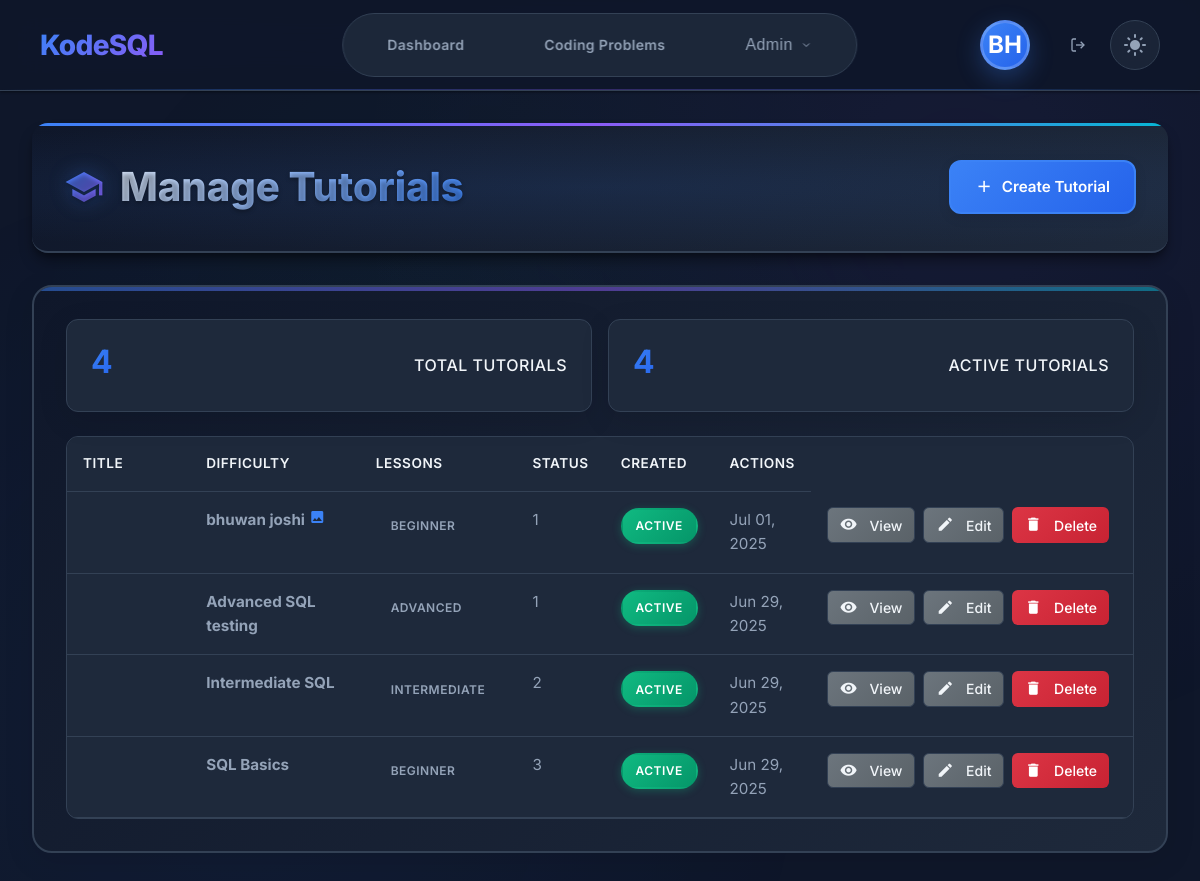
/tutorials/admin/ (signed in), run on the app's committed database.
### users/models.py (models this page shows, shortened)
class User(AbstractUser):
    email = models.EmailField(unique=True)
    is_email_verified = models.BooleanField(default=False)
    created_at = models.DateTimeField(auto_now_add=True)
    updated_at = models.DateTimeField(auto_now=True)
    USERNAME_FIELD = 'email'
    REQUIRED_FIELDS = ['username']

### tutorials/models.py (models this page shows, shortened)
class Tutorial(models.Model):
    DIFFICULTY_CHOICES = [
        ('beginner', 'Beginner'),
        ('intermediate', 'Intermediate'),
        ('advanced', 'Advanced'),
    ]
    title = models.CharField(max_length=255)
    description = CKEditor5Field(config_name='tutorial')
    difficulty = models.CharField(max_length=15, choices=DIFFICULTY_CHOICES, default='beginner')
    icon = models.CharField(max_length=50, default='table_chart')  # Material icon name
    thumbnail = models.ImageField(upload_to='tutorials/thumbnails/', blank=True, null=True)
    is_active = models.BooleanField(default=True)
    order = models.PositiveIntegerField(default=0)
    created_at = models.DateTimeField(auto_now_add=True)
    updated_at = models.DateTimeField(auto_now=True)
    class Meta:
        ordering = ['order', 'difficulty', 'created_at']

### tutorials/views.py (the view)
# urls.py: path('admin/', views.admin_tutorials_list, name='admin_tutorials_list'),
@staff_member_required
def admin_tutorials_list(request):
    tutorials = Tutorial.objects.all().annotate(
        total_lessons=Count('lessons')
    ).order_by('-created_at')
    paginator = Paginator(tutorials, 10)
    page_number = request.GET.get('page')
    page_obj = paginator.get_page(page_number)
    context = {
        'page_title': 'Manage Tutorials',
        'tutorials': page_obj,
        'total_tutorials': tutorials.count(),
    }
    return render(request, 'tutorials/admin/tutorials_list.html', context)

### templates/tutorials/admin/tutorials_list.html (shortened to what this page needs)
{% extends "admin_base.html" %}
{% load static %}
{% block extra_css %}
{{ block.super }}
<link rel="stylesheet" href="{% static 'css/admin-subscription-plans.css' %}">
{% endblock %}
{% block admin_content %}
<div class="admin-header">
    <div class="admin-header-content">
        <h1>
            <span class="material-icons">school</span>
            Manage Tutorials
        </h1>
        <div class="admin-actions">
            <a href="{% url 'tutorials:admin_tutorial_create' %}" class="btn btn-primary">
                <span class="material-icons">add</span>
                Create Tutorial
            </a>
        </div>
    </div>
</div>
<div class="admin-card">
    <div class="stats-grid" style="display: grid; grid-template-columns: repeat(auto-fit, minmax(200px, 1fr)); gap: 1rem; margin-bottom: 1.5rem;">
        <div class="stat-item">
            <h3>{{ total_tutorials }}</h3>
            <p>Total Tutorials</p>
        </div>
        <div class="stat-item">
            <h3>{{ tutorials.paginator.count }}</h3>
            <p>Active Tutorials</p>
        </div>
    </div>
    {% if tutorials %}
        <div class="table-responsive">
            <table class="admin-table">
                <thead>
                    <tr>
                        <th>Title</th>
                        <th>Difficulty</th>
                        <th>Lessons</th>
                        <th>Status</th>
                        <th>Created</th>
                        <th>Actions</th>
                    </tr>
                </thead>
                <tbody>
                    {% for tutorial in tutorials %}
                        <tr>
                            <td>
                                <strong>{{ tutorial.title }}</strong>
                                {% if tutorial.thumbnail %}
                                    <span class="material-icons" style="font-size: 16px; color: var(--primary-color);">image</span>
                                {% endif %}
                            </td>
                            <td>
                                <span class="status-badge difficulty-{{ tutorial.difficulty }}">
                                    {{ tutorial.get_difficulty_display }}
                                </span>
                            </td>
                            <td>{{ tutorial.total_lessons }}</td>
                            <td>
                                <span class="status-badge {% if tutorial.is_active %}status-active{% else %}status-inactive{% endif %}">
                                    {% if tutorial.is_active %}Active{% else %}Inactive{% endif %}
                                </span>
                            </td>
                            <td>{{ tutorial.created_at|date:"M d, Y" }}</td>
                            <td>
                                <div style="display: flex; gap: 0.5rem;">
                                    <a href="{% url 'tutorials:admin_tutorial_detail' tutorial.id %}"
                                       class="btn btn-secondary" style="padding: 0.25rem 0.5rem; font-size: 0.8rem;">
                                        <span class="material-icons" style="font-size: 16px;">visibility</span>
                                        View
                                    </a>
                                    <a href="{% url 'tutorials:admin_tutorial_edit' tutorial.id %}"
                                       class="btn btn-secondary" style="padding: 0.25rem 0.5rem; font-size: 0.8rem;">
                                        <span class="material-icons" style="font-size: 16px;">edit</span>
                                        Edit
                                    </a>
                                    <a href="{% url 'tutorials:admin_tutorial_delete' tutorial.id %}"
                                       class="btn btn-danger" style="padding: 0.25rem 0.5rem; font-size: 0.8rem;">
                                        <span class="material-icons" style="font-size: 16px;">delete</span>
                                        Delete
                                    </a>
                                </div>
                            </td>
                        </tr>
                    {% endfor %}
                </tbody>
            </table>
        </div>
    {% endif %}
</div>
{% endblock %}

### templates/base.html (shortened to what this page needs)
{% load static %}
<!DOCTYPE html>
<html lang="en" data-theme="dark">
<head>
    <link rel="stylesheet" href="{% static 'css/base.css' %}">
    <link rel="stylesheet" href="{% static 'css/theme.css' %}">
    <link rel="stylesheet" href="{% static 'css/modern-header.css' %}">
    <link rel="stylesheet" href="{% static 'css/admin-dropdown-fix.css' %}">
    <link rel="stylesheet" href="{% static 'css/responsive.css' %}">
    {% block extra_css %}{% endblock %}
</head>
<body>
    <header class="header">
        <div class="tile-wrap">
            <a href="{% url 'core:landing_page' %}" class="logo">KodeSQL</a>
            <div class="nav-items" id="navItems">
                <a href="{% url 'core:dashboard' %}" class="nav-item">Dashboard</a>
                <a href="{% url 'challenges:challenges_list' %}" class="nav-item">Coding Problems</a>
                {% if request.user.is_staff %}
                    <div class="nav-dropdown">
                        <button class="nav-item admin-nav-btn">
                            Admin
                            <svg width="12" height="12" viewBox="0 0 24 24" fill="none" stroke="currentColor" stroke-width="2">
                                <polyline points="6 9 12 15 18 9"></polyline>
                            </svg>
                        </button>
                    </div>
                {% endif %}
            </div>
            <div class="user-menu">
                {% if request.user.is_authenticated %}
                    <a href="{% url 'users:profile' %}" class="user-avatar-link">
                        {% if request.user.profile.profile_picture %}
                            <img src="{{ request.user.profile.profile_picture.url }}" alt="Profile Picture" class="user-avatar-image">
                        {% else %}
                            <div class="user-avatar">
                                {% if request.user.first_name and request.user.last_name %}
                                    {{ request.user.first_name|first|upper }}{{ request.user.last_name|first|upper }}
                                {% elif request.user.first_name %}
                                    {{ request.user.first_name|first|upper }}{{ request.user.first_name|slice:"1:2"|upper }}
                                {% else %}
                                    {{ request.user.email|first|upper }}{{ request.user.email|slice:"1:2"|upper }}
                                {% endif %}
                            </div>
                        {% endif %}
                    </a>
                    <a href="{% url 'users:logout' %}" class="logout-btn" title="Logout">
                        <svg width="16" height="16" viewBox="0 0 24 24" fill="none" stroke="currentColor" stroke-width="2">
                            <path d="M9 21H5a2 2 0 0 1-2-2V5a2 2 0 0 1 2-2h4"/>
                            <polyline points="16 17 21 12 16 7"/>
                            <line x1="21" y1="12" x2="9" y2="12"/>
                        </svg>
                    </a>
                {% else %}
                    <div class="auth-buttons">
                        <a href="{% url 'users:login' %}" class="nav-item">Login</a>
                        <a href="{% url 'users:register' %}" class="nav-item btn-primary">Sign Up</a>
                    </div>
                {% endif %}
                <button class="theme-toggle" onclick="toggleTheme()">
                    <span class="material-icons">dark_mode</span>
                </button>
            </div>
        </div>
    </header>
    <main class="main-content">
        {% block content %}{% endblock %}
    </main>
</body>
</html>

### static/css/base.css (style rules this page uses)
* { margin: 0; padding: 0; box-sizing: border-box; }
html { font-size: 16px; scroll-behavior: smooth; height: 100%; }
body { font-family: 'Inter', -apple-system, BlinkMacSystemFont, 'Segoe UI', Roboto, sans-serif; line-height: 1.6; color: var(--text-primary); background: var(--bg-primary); transition: all 0.3s cubic-bezier(0.4, 0, 0.2, 1); min-height: 100vh; position: relative; overflow-x: hidden; }
body::before { content: ''; position: fixed; top: 0; left: 0; width: 100%; height: 100%; background: radial-gradient(circle at 20% 80%, rgba(59, 130, 246, 0.05) 0%, transparent 50%), radial-gradient(circle at 80% 20%, rgba(139, 92, 246, 0.05) 0%, transparent 50%), radial-gradient(circle at 40% 40%, rgba(16, 185, 129, 0.03) 0%, transparent 50%); pointer-events: none; z-index: -1; opacity: 0.7; }
[data-theme="dark"] body::before { background: radial-gradient(circle at 20% 80%, rgba(59, 130, 246, 0.08) 0%, transparent 50%), radial-gradient(circle at 80% 20%, rgba(139, 92, 246, 0.08) 0%, transparent 50%), radial-gradient(circle at 40% 40%, rgba(16, 185, 129, 0.05) 0%, transparent 50%); }
:root { --breakpoint-xs: 480px; --breakpoint-sm: 640px; --breakpoint-md: 768px; --breakpoint-lg: 1024px; --breakpoint-xl: 1280px; --breakpoint-2xl: 1536px; }
.tile-wrap { width: 100%; max-width: 1400px; margin: 0 auto; padding: 0 1rem; position: relative; transition: all 0.3s cubic-bezier(0.4, 0, 0.2, 1); }
@media (min-width: 480px) { .tile-wrap { padding: 0 1.5rem; } }
@media (min-width: 768px) { .tile-wrap { padding: 0 2rem; } }
@media (min-width: 1024px) { .tile-wrap { padding: 0 2.5rem; } }
.main-content { min-height: calc(100vh - 120px); position: relative; z-index: 1; background: transparent; }
.main-content { animation: fadeInUp 0.6s ease-out; }
.nav-dropdown { position: relative; }
.theme-toggle { background: none; border: none; color: var(--text-secondary); cursor: pointer; padding: 0.5rem; border-radius: 6px; transition: all 0.2s ease; }
* { transition: color 0.2s ease, background-color 0.2s ease, border-color 0.2s ease, transform 0.2s ease, box-shadow 0.2s ease, opacity 0.2s ease; }

### static/css/admin-dropdown-fix.css (style rules this page uses)
.nav-dropdown { position: relative !important; z-index: 101 !important; }

### static/css/admin-button-fixes.css (style rules this page uses)
.btn, .admin-btn { background: unset !important; color: unset !important; border: unset !important; padding: unset !important; border-radius: unset !important; text-decoration: unset !important; display: unset !important; align-items: unset !important; gap: unset !important; font-size: unset !important; font-weight: unset !important; transition: unset !important; cursor: unset !important; transform: unset !important; box-shadow: unset !important; display: inline-flex; align-items: center; justify-content: center; gap: 0.5rem; padding: 0.75rem 1.5rem; border: none; border-radius: 8px; font-weight: 500; text-decoration: none; cursor: pointer; transition: all 0.2s ease; font-size: 0.875rem; overflow: visible; white-space: nowrap; text-overflow: visible; min-width: auto; width: auto; text-indent: 0; letter-spacing: normal; line-height: normal; opacity: 1; visibility: visible; pointer-events: auto; position: relative; z-index: 1; }
.btn-primary, .btn.btn-primary, .admin-btn:not(.secondary):not(.warning):not(.danger):not(.info) { background-color: var(--primary-color) !important; color: white !important; }
.btn-secondary, .btn.btn-secondary, .admin-btn.secondary { background-color: var(--bg-tertiary) !important; color: var(--text-primary) !important; border: 1px solid var(--border-color) !important; }
.btn-danger, .btn.btn-danger, .admin-btn.danger { background-color: var(--error-color) !important; color: white !important; border: none !important; }
.btn .material-icons, .admin-btn .material-icons { flex-shrink: 0 !important; margin-right: 0.5rem !important; font-size: 1.1rem !important; display: inline-block !important; vertical-align: middle !important; }
.admin-actions, .admin-header .admin-actions, .quick-actions, .form-actions, .action-buttons { overflow: visible !important; }

### data on the page
User: user.email|first "B", user.email "H"
Tutorial: title "bhuwan joshi", difficulty "BEGINNER", total_lessons "1", is_active "ACTIVE", created_at "Jul 01, 2025"
Tutorial: title "Advanced SQL testing", difficulty "ADVANCED", total_lessons "1", is_active "ACTIVE", created_at "Jun 29, 2025"
Tutorial: title "Intermediate SQL", difficulty "INTERMEDIATE", total_lessons "2", is_active "ACTIVE", created_at "Jun 29, 2025"
Tutorial: title "SQL Basics", difficulty "BEGINNER", total_lessons "3", is_active "ACTIVE", created_at "Jun 29, 2025"

### other printed values
{{ total_tutorials }} "4"
{{ tutorials.paginator.count }} "4"
